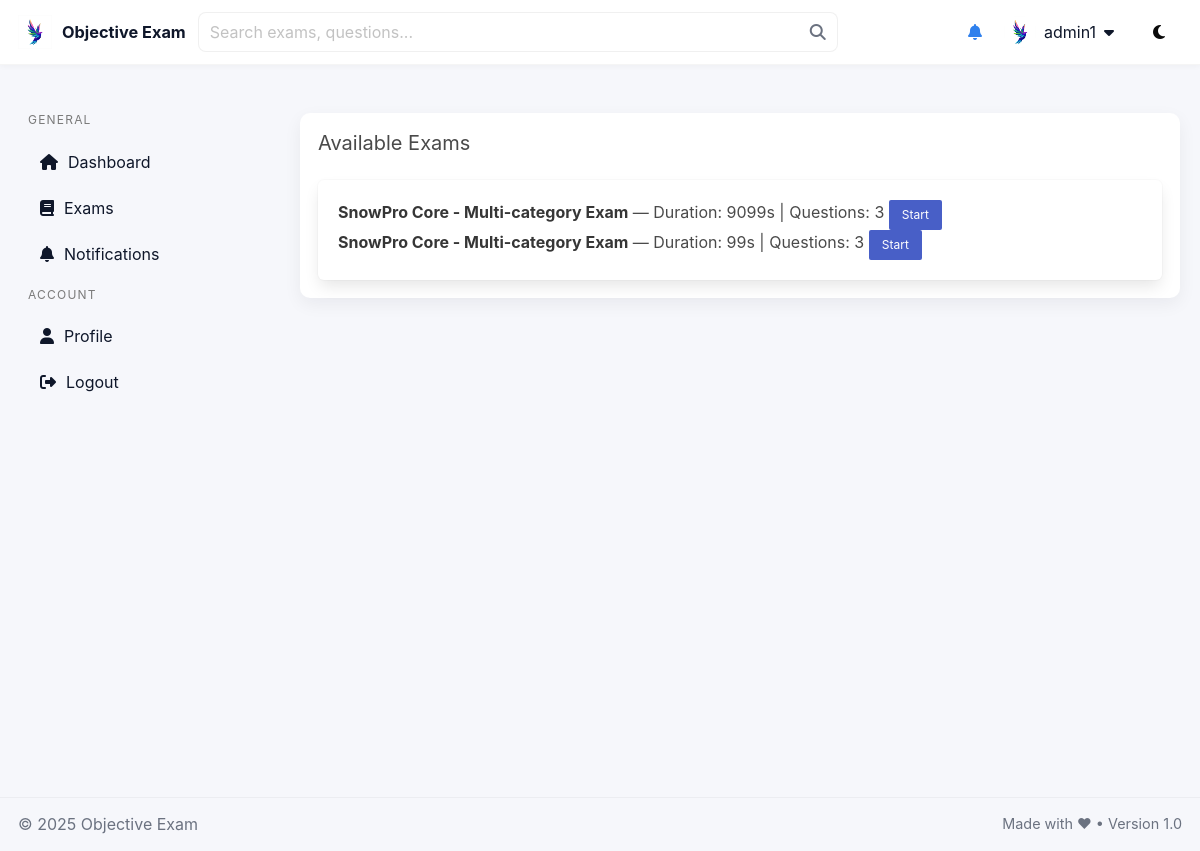
The app's page /quiz/ (signed in) with its own data.
### quiz/models.py (models this page shows, shortened)
class Exam(models.Model):
    title = models.CharField(max_length=255)
    category = models.ForeignKey(Category, on_delete=models.SET_NULL, null=True, blank=True)
    categories = models.ManyToManyField(Category, blank=True, related_name='exams')
    question_count = models.PositiveIntegerField(default=10)
    duration_seconds = models.PositiveIntegerField()
    is_published = models.BooleanField(default=False)
    level = models.PositiveIntegerField(
        default=1,
        help_text='Progression level for this exam (1 = beginner).'
    )
    passing_score = models.FloatField(
        default=50.0,
        help_text='Percentage required to pass (0-100).'
    )
    prerequisite_exams = models.ManyToManyField(
        'self',
        blank=True,
        symmetrical=False,
        related_name='dependent_exams',
        help_text='If set, user must pass these exams before taking this exam.'
    )

### quiz/views.py (the view)
# urls.py: path('', RedirectView.as_view(pattern_name='quiz:exam_list', permanent=False)),
@login_required
def exam_list(request):
    exams = Exam.objects.filter(is_published=True)
    return render(request, 'quiz/exam_list.html', {'exams': exams})

### quiz/context_processors.py (called while the page is built)
def unread_notifications_count(request):
    if not request.user.is_authenticated:
        return {'unread_count': 0}
    qs = Notification.objects.order_by('-created_at')
    visible = [n for n in qs if (not n.users.exists()) or (request.user in n.users.all())]
    count = sum(1 for n in visible if n.unread_for(request.user))
    return {'unread_count': count}

### templates/quiz/exam_list.html
{% extends 'quiz/base.html' %}
{% block content %}
<h2 class="subtitle">Available Exams</h2>
<div class="box">
    <ul>
        {% for exam in exams %}
            <li>
                <strong>{{ exam.title }}</strong>
                — Duration: {{ exam.duration_seconds }}s
                | Questions: {{ exam.question_count }}
                <a class="button is-small is-link"
                   href="{% url 'quiz:exam_start' exam.id %}">
                    Start
                </a>
            </li>
        {% empty %}
            <li>No published exams.</li>
        {% endfor %}
    </ul>
</div>
{% endblock %}

### templates/quiz/base.html (shortened to what this page needs)
{% load static %}
<!doctype html>
<html lang="en">
<head>
  <link rel="stylesheet" href="https://cdn.jsdelivr.net/npm/bulma@0.9.4/css/bulma.min.css">
  <link rel="stylesheet" href="https://cdnjs.cloudflare.com/ajax/libs/font-awesome/6.5.0/css/all.min.css">
  <link rel="stylesheet" href="{% static 'css/theme.css' %}">
</head>
<body {% if request.COOKIES.darkmode == '1' %} data-theme="dark"{% endif %}>
  <div id="app" class="app-layout">
    <header class="site-header">
      <div class="container header-inner">
        <div class="header-left">
          <a class="brand" href="{% url 'quiz:dashboard' %}">
            <img src="{% static 'images/logo.jpg' %}" alt="logo" class="brand-logo">
            <span class="brand-text">Objective Exam</span>
          </a>
          <form action="{% url 'quiz:exam_list' %}" method="get" class="header-search">
            <input class="input" name="q" placeholder="Search exams, questions...">
            <button class="button is-white search-btn" type="submit">
              <i class="fa fa-search"></i>
            </button>
          </form>
        </div>
        <div class="header-right">
          <a href="{% url 'quiz:notifications_list' %}" class="icon-btn" title="Notifications">
            <i class="fa fa-bell"></i>
          </a>
          {% if user.is_authenticated %}
          <div class="user-dropdown">
            <div class="user-toggle">
              <img src="{% static 'images/logo.jpg' %}" class="avatar">
              <span class="username is-hidden-mobile">{{ user.username }}</span>
              <i class="fa fa-caret-down"></i>
            </div>
          </div>
          {% endif %}
          <button id="theme-toggle" class="button is-white" title="Toggle theme">
            <i class="fa fa-moon"></i>
          </button>
        </div>
      </div>
    </header>
    <div class="container main-area" role="main">
      <aside id="site-sidebar" class="site-sidebar" aria-label="Primary navigation">
        <nav class="menu">
          <p class="menu-label">General</p>
          <ul class="menu-list">
            <li><a href="{% url 'quiz:dashboard' %}"><i class="fa fa-home"></i> Dashboard</a></li>
            <li><a href="{% url 'quiz:exam_list' %}"><i class="fa fa-book"></i> Exams</a></li>
            <li><a href="{% url 'quiz:notifications_list' %}"><i class="fa fa-bell"></i> Notifications
            </a></li>
          </ul>
          <p class="menu-label">Account</p>
          <ul class="menu-list">
            <li><a href="{% url 'quiz:profile' %}"><i class="fa fa-user"></i> Profile</a></li>
            <li>
              <a href="#" onclick="event.preventDefault(); document.getElementById('logout-form').submit();">
                <i class="fa fa-right-from-bracket"></i> Logout
              </a>
            </li>
          </ul>
        </nav>
      </aside>
      <main class="site-content" style="min-width:0;">
        <div class="page-body">{% block content %}{% endblock %}</div>
      </main>
    </div>
    <footer class="site-footer" role="contentinfo">
      <div class="footer-inner" style="max-width:1200px; margin:0 auto;">
        <div>© {% now "Y" %} Objective Exam</div>
        <div class="small-muted">Made with ♥ • Version 1.0</div>
      </div>
    </footer>
  </div>
</body>
</html>

### static/css/theme.css (style rules this page uses)
:root { --bg:#f6f7fb; --card:#ffffff; --muted:#6b7280; --accent:#2f80ed; --accent-2:#00d1b2; --text:#0f172a; --sidebar:#ffffff; --shadow: 0 6px 18px rgba(12,15,30,0.06); --danger: #ef4444; }
* { box-sizing:border-box }
body { font-family: Inter, "Segoe UI", Roboto, "Helvetica Neue", Arial, sans-serif; background: var(--bg); color: var(--text); line-height:1.55; margin:0; }
.site-header { background:var(--card); border-bottom:1px solid rgba(0,0,0,0.04); position:sticky; top:0; z-index:1000; box-shadow: 0 1px 6px rgba(12,15,30,0.04); }
.header-inner { display:flex; align-items:center; justify-content:space-between; gap:12px; max-width:1200px; margin:0 auto; padding:10px 18px; box-sizing:border-box; }
.header-left { display:flex; align-items:center; gap:12px; min-width:0; flex:1 1 auto; }
.brand { display:flex; align-items:center; gap:10px; text-decoration:none; color:var(--text); flex: 0 0 auto; }
.brand-logo { height:34px; width:auto; display:block; }
.brand-text { font-weight:700; font-size:1.02rem; line-height:1; white-space:nowrap; }
.header-search { display:flex; align-items:center; gap:6px; flex: 1 1 420px; min-width:0; max-width:640px; position:relative; }
.header-search .input { width:100%; min-width:0; height:40px; padding-right:44px; border-radius:8px; border:1px solid rgba(0,0,0,0.06); background: var(--card); box-shadow: none; }
.header-search .search-btn { position:absolute; right:6px; top:50%; transform:translateY(-50%); border:none; background:transparent !important; display:inline-flex; align-items:center; justify-content:center; height:28px; width:28px; padding:0; color:var(--muted); cursor:pointer; }
.header-right { display:flex; align-items:center; gap:14px; flex: 0 0 auto; }
.user-dropdown { position:relative; display:inline-block; }
.user-toggle { display:flex; align-items:center; gap:8px; padding:6px 8px; cursor:pointer; border-radius:8px; }
.avatar { width:32px; height:32px; border-radius:50%; object-fit:cover; }
.container.main-area { display:grid; grid-template-columns: 260px 1fr; gap:20px; padding:18px 20px; width:100%; max-width:1200px; margin:18px auto; box-sizing:border-box; }
.site-sidebar { background:transparent; padding:10px 8px; position:sticky; top:12px; height:calc(100vh - 140px); overflow:auto; }
.site-content { background:transparent; }
.page-body { background:var(--card); padding:18px; border-radius:10px; box-shadow:var(--shadow); }
.sidebar .nav a, .menu-list a { display:flex; align-items:center; gap:10px; padding:10px 12px; border-radius:8px; color:var(--text); text-decoration:none; margin-bottom:6px; }
.site-footer { margin-top:auto; padding:14px 18px; background:transparent; border-top:1px solid rgba(0,0,0,0.04); }
.footer-inner { max-width:1200px; margin:0 auto; display:flex; justify-content:space-between; align-items:center; color:var(--muted); }
.small-muted { color:var(--muted); font-size:0.9rem; }
.header-inner .username { max-width:160px; overflow:hidden; text-overflow:ellipsis; white-space:nowrap; display:inline-block; }
a { color: var(--accent); }

### records on screen
Exam: title "SnowPro Core - Multi-category Exam", duration_seconds "9099", question_count "3"
Exam: title "SnowPro Core - Multi-category Exam", duration_seconds "99", question_count "3"

### other values on screen
{{ user.username }} "admin1"
